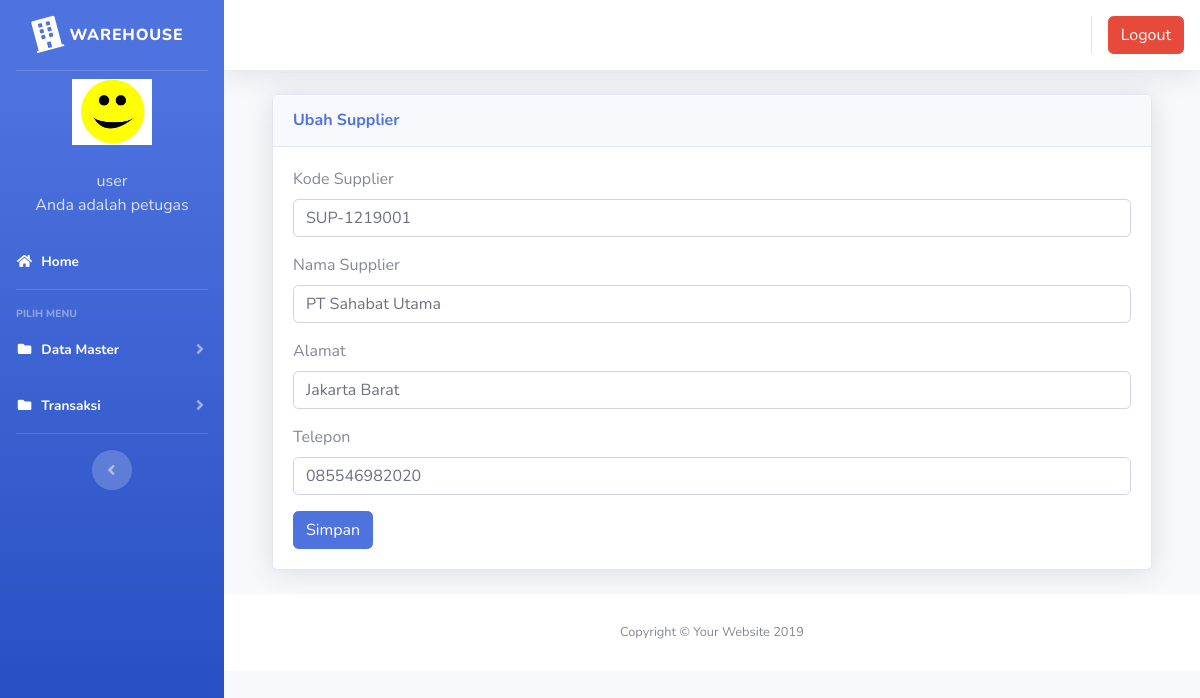
The page /index2.php?page=supplier&aksi=ubahsupplier&kode_supplier=SUP-1219001 (signed in) on the database its author committed.
### tables this page shows
CREATE TABLE `users` (
  `id` int(11) NOT NULL,
  `nik` varchar(10) NOT NULL,
  `nama` varchar(100) NOT NULL,
  `alamat` varchar(200) NOT NULL,
  `telepon` varchar(100) NOT NULL,
  `username` varchar(100) NOT NULL,
  `password` varchar(100) NOT NULL,
  `level` varchar(25) NOT NULL DEFAULT 'member',
  `foto` varchar(25) NOT NULL
);

CREATE TABLE `tb_supplier` (
  `id` int(100) NOT NULL,
  `kode_supplier` varchar(100) NOT NULL,
  `nama_supplier` varchar(100) NOT NULL,
  `alamat` varchar(100) NOT NULL,
  `telepon` varchar(15) NOT NULL
);

### index2.php (the view, shortened to what this page needs)
<?php
	$koneksi = new mysqli("localhost","root","","inventori");
	?>
<!DOCTYPE html>
<html lang="en">
<head>
  <link href="vendor/fontawesome-free/css/all.min.css" rel="stylesheet" type="text/css">
  <link href="css/sb-admin-2.min.css" rel="stylesheet">
  <link href="vendor/datatables/dataTables.bootstrap4.min.css" rel="stylesheet">
</head>
<body id="page-top">
  <div id="wrapper">
    <ul class="navbar-nav bg-gradient-primary sidebar sidebar-dark accordion" id="accordionSidebar">
      <a class="sidebar-brand d-flex align-items-center justify-content-center" href="index2.php">
        <div class="sidebar-brand-icon rotate-n-15">
          <i class="fas fa-building"></i>
        </div>
        <div class="sidebar-brand-text mx-2">WareHouse</div>
      </a>
      <hr class="sidebar-divider my-0">
 <?php
   if ($_SESSION['petugas']) {
	   $user = $_SESSION['petugas'];
   }
   $sql =$koneksi->query("select * from users where id='$user'");
   $data = $sql->fetch_assoc();
   ?>
    <li class="d-flex align-items-center justify-content-center">
        <a class="nav-link">
		 <img src="img/<?php echo $data['foto']?>" class="img-circle" width="80" alt="User"/></a>
	  </li>
		 <li class="nav-item ">
        <a class="nav-link">
         	<div class="d-flex align-items-center justify-content-center" class="name">  <?php echo  $data['nama'];?></div></font>
			<div class="d-flex align-items-center justify-content-center" class="email">Anda adalah <?php echo $data['level'];?></div>
		 </a>
      </li>
      <li class="nav-item active">
        <a class="nav-link" href="?page=home2">
          <i class="fas fa-fw fa-home"></i>
          <span>Home</span></a>
      </li>
      <hr class="sidebar-divider">
      <div class="sidebar-heading">
        Pilih Menu
      </div>
	   <li class="nav-item active">
        <a class="nav-link collapsed" href="#" data-toggle="collapse" data-target="#collapseData" aria-expanded="true" aria-controls="collapseData">
          <i class="fas fa-fw fa-folder"></i>
          <span>Data Master</span>
        </a>
      </li>
	    <li class="nav-item active">
        <a class="nav-link collapsed" href="#" data-toggle="collapse" data-target="#collapsePages" aria-expanded="true" aria-controls="collapsePages">
          <i class="fas fa-fw fa-folder"></i>
          <span>Transaksi</span>
        </a>
      </li>
      <hr class="sidebar-divider d-none d-md-block">
      <div class="text-center d-none d-md-inline">
        <button class="rounded-circle border-0" id="sidebarToggle"></button>
      </div>
    </ul>
    <div id="content-wrapper" class="d-flex flex-column">
      <div id="content">
        <nav class="navbar navbar-expand navbar-light bg-white topbar mb-4 static-top shadow">
          <ul class="navbar-nav ml-auto">
            <li class="nav-item dropdown no-arrow">
			 <div class="top-menu">
        <ul class="nav pull-right top-menu">
       <li><a onclick="return confirm('Apakah anda yakin akan logout?')" class="btn btn-danger" class="logout" href="logout.php">Logout</a></li>
        </ul>
      </div>
            </li>
          </ul>
        </nav>
        <div class="container-fluid">
		 <section class="content">
		      <?php
			   $page = $_GET['page'];
			   $aksi = $_GET['aksi'];
			   if ($page == "supplier") {
				    if ($aksi == "ubahsupplier") {
					   include "page/supplier/ubahsupplier.php";
				   }
			   }
			   ?>
    </section>
</div>
      <footer class="sticky-footer bg-white">
        <div class="container my-auto">
          <div class="copyright text-center my-auto">
            <span>Copyright &copy; Your Website 2019</span>
          </div>
        </div>
      </footer>
    </div>
  </div>
  </div>
</body>
</html>

### page/supplier/ubahsupplier.php (shortened to what this page needs)
<?php
 $kode_supplier = $_GET['kode_supplier'];
 $sql2 = $koneksi->query("select * from tb_supplier where kode_supplier = '$kode_supplier'");
 $tampil = $sql2->fetch_assoc();
 ?>
  <div class="container-fluid">
          <div class="card shadow mb-4">
            <div class="card-header py-3">
              <h6 class="m-0 font-weight-bold text-primary">Ubah Supplier</h6>
            </div>
            <div class="card-body">
              <div class="table-responsive">
							<div class="body">
							<form method="POST" enctype="multipart/form-data">
							<label for="">Kode Supplier</label>
                            <div class="form-group">
                               <div class="form-line">
                                <input type="text" name="kode_supplier" value="<?php echo $tampil['kode_supplier']; ?>" class="form-control" />
							</div>
                            </div>
							<label for="">Nama Supplier</label>
                            <div class="form-group">
                               <div class="form-line">
                                <input type="text" name="nama_supplier" value="<?php echo $tampil['nama_supplier']; ?>" class="form-control" />
							</div>
                            </div>
							<label for="">Alamat</label>
                            <div class="form-group">
                               <div class="form-line">
                                <input type="text" name="alamat" value="<?php echo $tampil['alamat']; ?>" class="form-control" />
							</div>
                            </div>
							<label for="">Telepon</label>
                            <div class="form-group">
                               <div class="form-line">
                                <input type="number" name="telepon" value="<?php echo $tampil['telepon']; ?>" class="form-control" />
							</div>
                            </div>
							<input type="submit" name="simpan" value="Simpan" class="btn btn-primary">
							</form>

### rows shown on the page
users: foto (picture), nama "user", level "petugas"
tb_supplier: kode_supplier "SUP-1219001", nama_supplier "PT Sahabat Utama", alamat "Jakarta Barat", telepon "085546982020"
